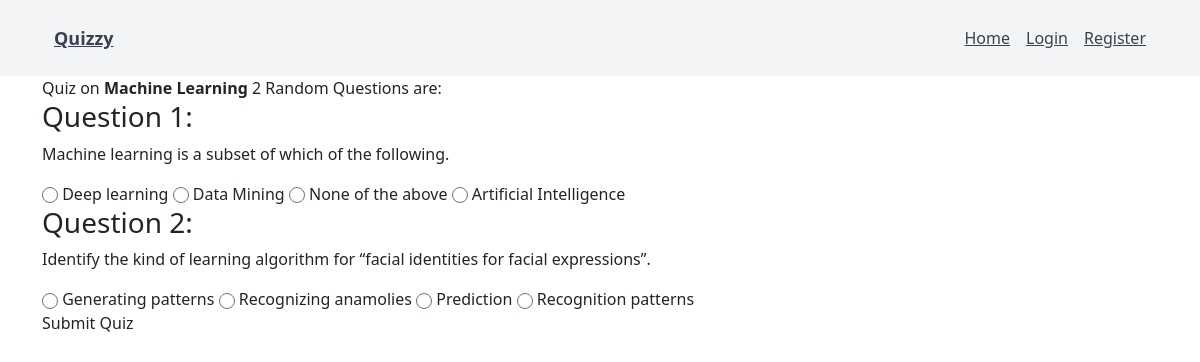
Page /start-quiz/3 on the committed database.
### quizzes/models.py (models this page shows, shortened)
class Technology(models.Model):
    name = models.CharField(max_length=50)
    def __str__(self):
        return self.name
    class Meta:
        verbose_name_plural = "Technologies"

class Questions(models.Model):
    question = models.TextField(max_length=500)
    technology = models.ForeignKey(
        Technology, on_delete=models.CASCADE, related_name="technology")
    creator = models.ForeignKey(CustomUser, on_delete=models.CASCADE)
    answer = models.CharField(max_length=500)
    opt1 = models.CharField(max_length=500)
    opt2 = models.CharField(max_length=500)
    opt3 = models.CharField(max_length=500)
    class Meta:
        verbose_name_plural = "Questions"

### quizzes/views.py (the view)
# urls.py: path("start-quiz/<int:id>", views.start_quiz,
def start_quiz(request, id):
    technology = Technology.objects.get(pk=id)
    if request.method == 'POST':
        try:
            questions = Questions.objects.filter(technology=technology)
            correct = 0
            incorrect = 0
            attempted_questions = []
            for q in questions:
                if request.POST.get(str(q.id)) is None:
                    continue
                attempted_questions.append(
                    {"question": q.question, "answer": q.answer, "user_answer": request.POST.get(str(q.id))})
                if q.answer == request.POST.get(str(q.id)):
                    correct += 1
                else:
                    incorrect += 1
            print("Ques: ", attempted_questions)
            context = {
                'total_correct': correct,
                'total_incorrect': incorrect,
                'attempted_questions': attempted_questions
            }
            quiz = QuizHistory.objects.create(
                user=request.user,
                technology=technology,
                score=correct,
                time=timezone.now()
            )
            quiz.save()
            for q in questions:
                if request.POST.get(str(q.id)) is None:
                    continue
                ques_answers = QuizHistoryQuestions.objects.create(
                    quiz=quiz,
                    question=q,
                    answer=q.answer,
                    user_answer=request.POST.get(str(q.id))
                )
                ques_answers.save()
            return render(request, 'quizzes/quiz_ended.html', context)
        except Exception as e:
            return HttpResponse(e)
    else:
        questions = list(Questions.objects.filter(technology=technology))
        random_questions = random.sample(questions, 2)
        return render(request, 'quizzes/start_quiz.html', {'questions': random_questions, 'technology': technology})

### quizzes/templates/quizzes/start_quiz.html (shortened to what this page needs)
{% extends "users/base.html" %}
{% block content %}
Quiz on <b>{{ technology }}</b>
{{ questions|length }} Random Questions are:
<form action="{% url 'start-quiz' technology.id %}" method="POST">
    {% for question in questions %}
        <h3>Question {{ forloop.counter}}: </h3>
        <p>{{ question.question }}</p>
        <input type="radio" name="{{question.id}}" value="{{ question.opt1 }}" required>
        <label>{{ question.opt1 }}</label>
        <input type="radio" name="{{question.id}}" value="{{ question.opt2 }}" required>
        <label>{{ question.opt2 }}</label>
        <input type="radio" name="{{question.id}}" value="{{ question.opt3 }}" required>
        <label>{{ question.opt3 }}</label>
        <input type="radio" name="{{question.id}}" value="{{ question.answer }}" required>
        <label>{{ question.answer }}</label>
    {% endfor %}
    <button type="submit">Submit Quiz</button>
</form>
{% endblock  %}

### rows in the picture
Technology: name "Machine Learning"
Questions: question "Machine learning is a subset of which of the following.", opt1 "Deep learning", opt2 "Data Mining", opt3 "None of the above", answer "Artificial Intelligence"
Questions: question "Identify the kind of learning algorithm for “facial identities for facial expressions”.", opt1 "Generating patterns", opt2 "Recognizing anamolies", opt3 "Prediction", answer "Recognition patterns"

### other values in the picture
{{ questions|length }} "2"
